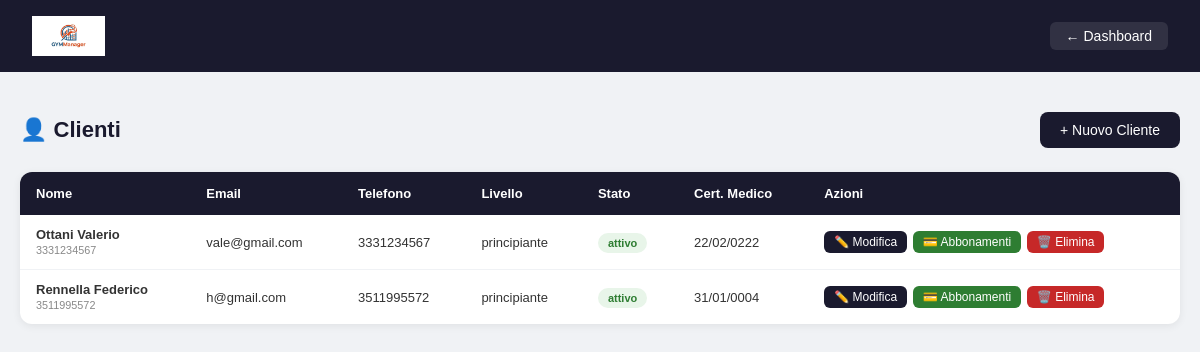
Page /palestra/pages/clienti.php (signed in) on the committed database.
### tables this page shows
CREATE TABLE `cliente` (
  `id_persona` int(11) NOT NULL,
  `stato_iscrizione` enum('attivo','sospeso','scaduto') NOT NULL DEFAULT 'attivo',
  `data_iscrizione` date NOT NULL,
  `certificato_medico_scadenza` date DEFAULT NULL,
  `obiettivo` varchar(200) DEFAULT NULL,
  `livello` enum('principiante','intermedio','avanzato') NOT NULL DEFAULT 'principiante'
);

CREATE TABLE `persona` (
  `id_persona` int(11) NOT NULL,
  `username` varchar(50) NOT NULL,
  `email` varchar(100) NOT NULL,
  `password` varchar(255) NOT NULL,
  `nome` varchar(50) NOT NULL,
  `cognome` varchar(50) NOT NULL,
  `telefono` varchar(20) DEFAULT NULL,
  `ruolo` enum('admin','cliente','istruttore') NOT NULL DEFAULT 'cliente'
);

### palestra/pages/clienti.php (the view, shortened to what this page needs)
<?php
require_once "../config/db.php";
$clienti = $pdo->query("
    SELECT P.id_persona, P.nome, P.cognome, P.email, P.telefono,
           C.stato_iscrizione, C.livello, C.certificato_medico_scadenza
    FROM PERSONA P
    JOIN CLIENTE C ON P.id_persona = C.id_persona
    ORDER BY P.cognome, P.nome
")->fetchAll();
?>
<!DOCTYPE html>
<html lang="it">
<head>
</head>
<body>
<div class="navbar">
    <img src="../assets/logo.jpg" style="height:40px;">
    <a href="dashboard.php">← Dashboard</a>
</div>
<div class="contenuto">
    <div class="intestazione">
        <h2>👤 Clienti</h2>
        <a class="btn" href="nuovo_cliente.php">+ Nuovo Cliente</a>
    </div>
    <table>
        <thead>
            <tr>
                <th>Nome</th>
                <th>Email</th>
                <th>Telefono</th>
                <th>Livello</th>
                <th>Stato</th>
                <th>Cert. Medico</th>
                <th>Azioni</th>
            </tr>
        </thead>
        <tbody>
            <?php if(empty($clienti)): ?>
            <tr>
                <td colspan="7" class="nessun-cliente">Nessun cliente ancora!</td>
            </tr>
            <?php else: ?>
            <?php foreach($clienti as $c): ?>
            <tr>
                <td>
                    <strong><?= htmlspecialchars($c['cognome'].' '.$c['nome']) ?></strong>
                    <br><small style="color:#888"><?= htmlspecialchars($c['telefono']) ?></small>
                </td>
                <td><?= htmlspecialchars($c['email']) ?></td>
                <td><?= htmlspecialchars($c['telefono']) ?></td>
                <td><?= htmlspecialchars($c['livello']) ?></td>
                <td>
                    <span class="badge <?= $c['stato_iscrizione'] ?>">
                        <?= $c['stato_iscrizione'] ?>
                    </span>
                </td>
                <td><?= $c['certificato_medico_scadenza'] ? date('d/m/Y', strtotime($c['certificato_medico_scadenza'])) : '—' ?></td>
                <td>
                    <a class="btn-azione btn-modifica" href="modifica_cliente.php?id=<?= $c['id_persona'] ?>">✏️ Modifica</a>
                    <a class="btn-azione btn-abbonamento" href="abbonamenti.php?id_cliente=<?= $c['id_persona'] ?>">💳 Abbonamenti</a>
                    <a class="btn-azione btn-elimina" href="elimina_cliente.php?id=<?= $c['id_persona'] ?>" onclick="return confirm('Sei sicuro?')">🗑️ Elimina</a>
                </td>
            </tr>
            <?php endforeach; ?>
            <?php endif; ?>
        </tbody>
    </table>
</div>
</body>
</html>

### palestra/pages/clienti.php (style rules this page uses)
* { margin: 0; padding: 0; box-sizing: border-box; }
body { font-family: Arial, sans-serif; background: #f0f2f5; }
.navbar { background: #1a1a2e; color: white; padding: 16px 32px; display: flex; justify-content: space-between; align-items: center; }
.navbar a { color: white; text-decoration: none; font-size: 14px; background: rgba(255,255,255,0.1); padding: 6px 16px; border-radius: 6px; }
.contenuto { max-width: 1200px; margin: 40px auto; padding: 0 20px; }
.intestazione { display: flex; justify-content: space-between; align-items: center; margin-bottom: 24px; }
.intestazione h2 { font-size: 22px; color: #1a1a2e; }
.btn { background: #1a1a2e; color: white; padding: 10px 20px; border-radius: 8px; text-decoration: none; font-size: 14px; }
table { width: 100%; background: white; border-radius: 12px; box-shadow: 0 2px 8px rgba(0,0,0,0.07); border-collapse: collapse; overflow: hidden; }
th { background: #1a1a2e; color: white; padding: 14px 16px; text-align: left; font-size: 13px; }
td { padding: 12px 16px; font-size: 13px; border-bottom: 1px solid #f0f2f5; color: #333; vertical-align: middle; }
tr:last-child td { border-bottom: none; }
.badge { padding: 4px 10px; border-radius: 20px; font-size: 11px; font-weight: bold; }
.badge.attivo { background: #e8f5e9; color: #2e7d32; }
.btn-azione { color: white; padding: 4px 10px; border-radius: 6px; text-decoration: none; font-size: 12px; display: inline-block; margin: 2px 2px 2px 0; }
.btn-modifica { background: #1a1a2e; }
.btn-abbonamento { background: #2e7d32; }
.btn-elimina { background: #c62828; }

### rows in the picture
cliente: id_persona.nome "Ottani Valerio", id_persona.telefono "3331234567", id_persona.email "vale@gmail.com", livello "principiante", stato_iscrizione "attivo", certificato_medico_scadenza "22/02/0222"
cliente: id_persona.nome "Rennella Federico", id_persona.telefono "3511995572", id_persona.email "h@gmail.com", livello "principiante", stato_iscrizione "attivo", certificato_medico_scadenza "31/01/0004"
